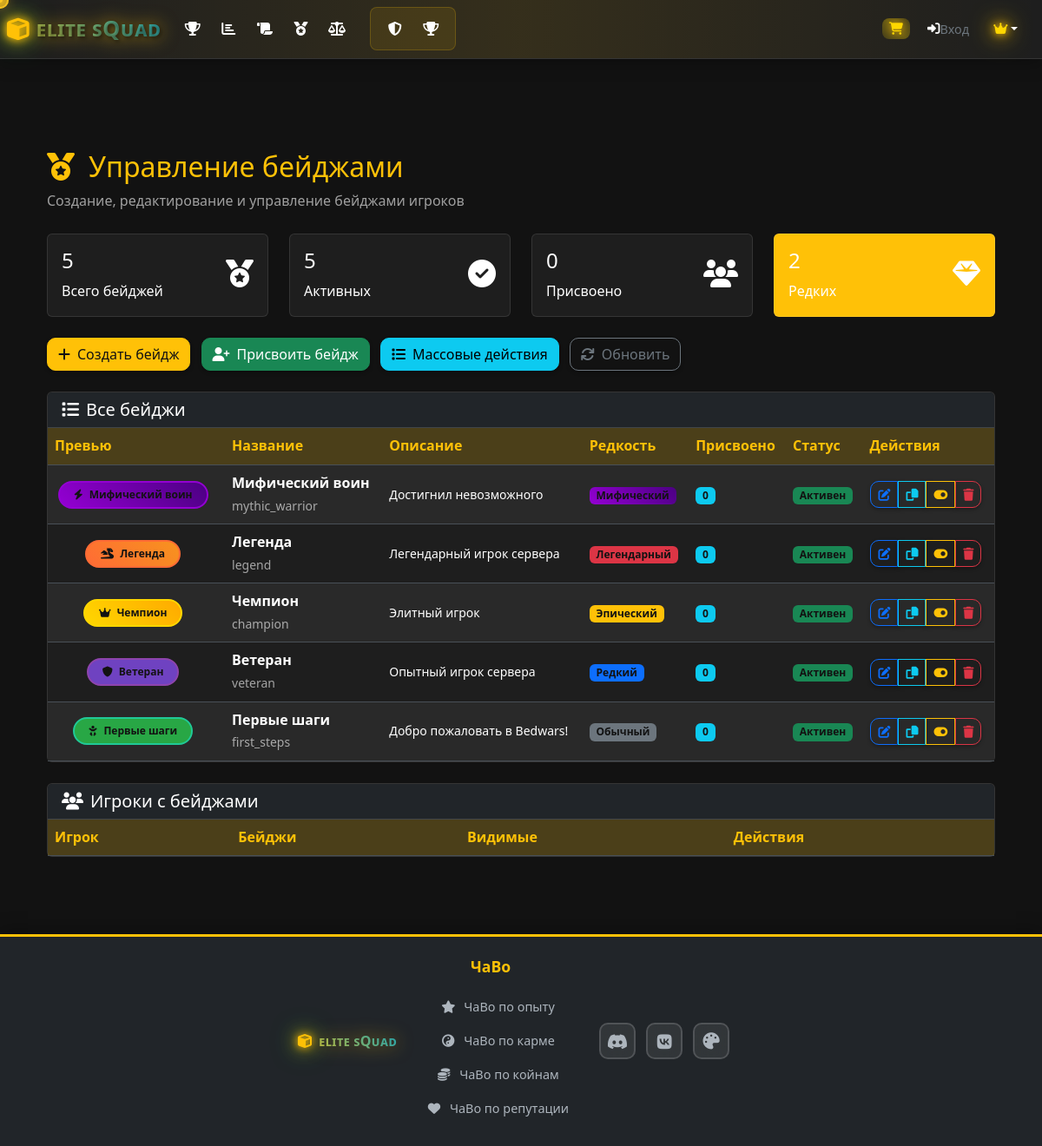
The app's page /admin/badges (signed in) with its own data.
### models.py (models this page shows, shortened)
class Badge(db.Model):
    id = db.Column(db.Integer, primary_key=True)
    name = db.Column(db.String(100), nullable=False, unique=True)
    display_name = db.Column(db.String(100), nullable=False)
    description = db.Column(db.Text, nullable=True)
    icon = db.Column(db.String(50), default='fas fa-medal')  # Font Awesome class
    emoji = db.Column(db.String(10), nullable=True)  # Text emoji
    emoji_url = db.Column(db.String(256), nullable=True)  # Custom emoji file path
    emoji_class = db.Column(db.String(64), nullable=True)  # Font Awesome class for emoji
    color = db.Column(db.String(7), default='#ffd700')  # Hex color
    background_color = db.Column(db.String(7), default='#343a40')  # Background color
    border_color = db.Column(db.String(7), default='#ffd700')  # Border color
    has_gradient = db.Column(db.Boolean, default=False)
    gradient_start = db.Column(db.String(7), nullable=True)
    gradient_end = db.Column(db.String(7), nullable=True)
    rarity = db.Column(db.String(20), default='common', nullable=False)  # common, rare, epic, legendary, mythic
    is_animated = db.Column(db.Boolean, default=False)
    is_active = db.Column(db.Boolean, default=True)
    created_at = db.Column(db.DateTime, default=datetime.utcnow)
    created_by = db.Column(db.String(100), default='admin')
    player_badges = db.relationship('PlayerBadge', backref='badge', lazy=True, cascade='all, delete-orphan')

### routes.py (the view)
@app.route('/admin/badges')
def admin_badges():
    if not session.get('is_admin', False):
        flash('Доступ запрещен!', 'error')
        return redirect(url_for('login'))
    if Badge.query.count() == 0:
        Badge.create_default_badges()
    badges = Badge.query.order_by(Badge.created_at.desc()).all()
    players = Player.query.order_by(Player.nickname).all()
    badge_stats = []
    for badge in badges:
        assigned_count = PlayerBadge.query.filter_by(badge_id=badge.id).count()
        badge_stats.append({
            'badge': badge,
            'assigned_count': assigned_count
        })
    return render_template('admin_badges.html',
                         badge_stats=badge_stats,
                         badges=badges,
                         players=players)

### models.py (called while the page is built)
    def get_badges(self):
        try:
            return PlayerBadge.query.filter_by(player_id=self.id).all()
        except Exception:
            return []

### routes.py (called while the page is built)
@app.context_processor
def inject_current_player():
    current_player = None
    player_nickname = session.get('player_nickname')
    if player_nickname:
        current_player = Player.query.filter_by(nickname=player_nickname).first()
    if 'language' not in session:
        session['language'] = 'ru'
    return dict(current_player=current_player, current_language=session.get('language', 'ru'))

### templates/admin_badges.html (shortened to what this page needs)
{% extends "base.html" %}
{% block content %}
<div class="container-fluid py-4">
    <div class="row">
        <div class="col-12">
            <div class="page-header mb-4">
                <h1 class="h2 text-warning">
                    <i class="fas fa-medal me-3"></i>Управление бейджами
                </h1>
                <p class="text-muted">Создание, редактирование и управление бейджами игроков</p>
            </div>
            <div class="row mb-4">
                <div class="col-md-3">
                    <div class="card bg-primary text-white">
                        <div class="card-body">
                            <div class="d-flex justify-content-between">
                                <div>
                                    <h4>{{ badges|length }}</h4>
                                    <p class="mb-0">Всего бейджей</p>
                                </div>
                                <div class="align-self-center">
                                    <i class="fas fa-medal fa-2x"></i>
                                </div>
                            </div>
                        </div>
                    </div>
                </div>
                <div class="col-md-3">
                    <div class="card bg-success text-white">
                        <div class="card-body">
                            <div class="d-flex justify-content-between">
                                <div>
                                    <h4>{{ badges|selectattr('is_active')|list|length }}</h4>
                                    <p class="mb-0">Активных</p>
                                </div>
                                <div class="align-self-center">
                                    <i class="fas fa-check-circle fa-2x"></i>
                                </div>
                            </div>
                        </div>
                    </div>
                </div>
                <div class="col-md-3">
                    <div class="card bg-info text-white">
                        <div class="card-body">
                            <div class="d-flex justify-content-between">
                                <div>
                                    <h4>{{ badge_stats|sum(attribute='assigned_count') }}</h4>
                                    <p class="mb-0">Присвоено</p>
                                </div>
                                <div class="align-self-center">
                                    <i class="fas fa-users fa-2x"></i>
                                </div>
                            </div>
                        </div>
                    </div>
                </div>
                <div class="col-md-3">
                    <div class="card bg-warning text-dark">
                        <div class="card-body">
                            <div class="d-flex justify-content-between">
                                <div>
                                    <h4>{{ badges|selectattr('rarity', 'equalto', 'legendary')|list|length + badges|selectattr('rarity', 'equalto', 'mythic')|list|length }}</h4>
                                    <p class="mb-0">Редких</p>
                                </div>
                                <div class="align-self-center">
                                    <i class="fas fa-gem fa-2x"></i>
                                </div>
                            </div>
                        </div>
                    </div>
                </div>
            </div>
            <div class="row mb-4">
                <div class="col-12">
                    <button type="button" class="btn btn-primary me-2" data-bs-toggle="modal" data-bs-target="#createBadgeModal">
                        <i class="fas fa-plus me-2"></i>Создать бейдж
                    </button>
                    <button type="button" class="btn btn-success me-2" data-bs-toggle="modal" data-bs-target="#assignBadgeModal">
                        <i class="fas fa-user-plus me-2"></i>Присвоить бейдж
                    </button>
                    <button type="button" class="btn btn-info me-2" data-bs-toggle="modal" data-bs-target="#bulkActionsModal">
                        <i class="fas fa-list me-2"></i>Массовые действия
                    </button>
                    <button type="button" class="btn btn-outline-secondary" onclick="location.reload()">
                        <i class="fas fa-sync me-2"></i>Обновить
                    </button>
                </div>
            </div>
            <div class="card">
                <div class="card-header bg-dark text-white">
                    <h5 class="mb-0">
                        <i class="fas fa-list me-2"></i>Все бейджи
                    </h5>
                </div>
                <div class="card-body p-0">
                    <div class="table-responsive">
                        <table class="table table-dark table-striped mb-0">
                            <thead>
                                <tr>
                                    <th>Превью</th>
                                    <th>Название</th>
                                    <th>Описание</th>
                                    <th>Редкость</th>
                                    <th>Присвоено</th>
                                    <th>Статус</th>
                                    <th>Действия</th>
                                </tr>
                            </thead>
                            <tbody>
                                {% for stat in badge_stats %}
                                {% set badge = stat.badge %}
                                <tr>
                                    <td>
                                        <div class="badge-preview d-flex align-items-center">
                                            {% if badge.has_gradient and badge.gradient_start and badge.gradient_end %}
                                                <span class="badge rounded-pill px-3 py-2 me-2 {{ 'badge-animated' if badge.is_animated else '' }}"
                                                      style="background: linear-gradient(45deg, {{ badge.gradient_start }}, {{ badge.gradient_end }});
                                                             color: {{ badge.color }};
                                                             border: 2px solid {{ badge.border_color }};">
                                            {% else %}
                                                <span class="badge rounded-pill px-3 py-2 me-2 {{ 'badge-animated' if badge.is_animated else '' }}"
                                                      style="background-color: {{ badge.background_color }};
                                                             color: {{ badge.color }};
                                                             border: 2px solid {{ badge.border_color }};">
                                            {% endif %}
                                                {% if badge.emoji_url %}
                                                    <img src="{{ badge.emoji_url }}" class="emoji me-1" alt="emoji" style="width: 16px; height: 16px;">
                                                {% elif badge.emoji %}
                                                    {{ badge.emoji }}
                                                {% else %}
                                                    <i class="{{ badge.icon }} me-1"></i>
                                                {% endif %}
                                                {{ badge.display_name }}
                                            </span>
                                        </div>
                                    </td>
                                    <td>
                                        <strong>{{ badge.display_name }}</strong><br>
                                        <small class="text-muted">{{ badge.name }}</small>
                                    </td>
                                    <td>
                                        <small>{{ badge.description or 'Без описания' }}</small>
                                    </td>
                                    <td>
                                        {% if badge.rarity == 'common' %}
                                            <span class="badge bg-secondary">Обычный</span>
                                        {% elif badge.rarity == 'uncommon' %}
                                            <span class="badge bg-success">Необычный</span>
                                        {% elif badge.rarity == 'rare' %}
                                            <span class="badge bg-primary">Редкий</span>
                                        {% elif badge.rarity == 'epic' %}
                                            <span class="badge bg-warning text-dark">Эпический</span>
                                        {% elif badge.rarity == 'legendary' %}
                                            <span class="badge bg-danger">Легендарный</span>
                                        {% elif badge.rarity == 'mythic' %}
                                            <span class="badge" style="background: linear-gradient(45deg, #9400d3, #4b0082); color: white;">Мифический</span>
                                        {% endif %}
                                    </td>
                                    <td>
                                        <span class="badge bg-info">{{ stat.assigned_count }}</span>
                                    </td>
                                    <td>
                                        {% if badge.is_active %}
                                            <span class="badge bg-success">Активен</span>
                                        {% else %}
                                            <span class="badge bg-secondary">Неактивен</span>
                                        {% endif %}
                                    </td>
                                    <td>
                                        <div class="btn-group btn-group-sm">
                                            <button class="btn btn-outline-primary" onclick="editBadge({{ badge.id }})" title="Редактировать">
                                                <i class="fas fa-edit"></i>
                                            </button>
                                            <button class="btn btn-outline-info" onclick="duplicateBadge({{ badge.id }})" title="Дублировать">
                                                <i class="fas fa-copy"></i>
                                            </button>
                                            <button class="btn btn-outline-warning" onclick="toggleBadgeStatus({{ badge.id }})" title="Переключить статус">
                                                <i class="fas fa-toggle-on"></i>
                                            </button>
                                            <button class="btn btn-outline-danger" onclick="deleteBadge({{ badge.id }})" title="Удалить">
                                                <i class="fas fa-trash"></i>
                                            </button>
                                        </div>
                                    </td>
                                </tr>
                                {% endfor %}
                            </tbody>
                        </table>
                    </div>
                </div>
            </div>
            <div class="card mt-4">
                <div class="card-header bg-dark text-white">
                    <h5 class="mb-0">
                        <i class="fas fa-users me-2"></i>Игроки с бейджами
                    </h5>
                </div>
                <div class="card-body p-0">
                    <div class="table-responsive">
                        <table class="table table-dark table-striped mb-0">
                            <thead>
                                <tr>
                                    <th>Игрок</th>
                                    <th>Бейджи</th>
                                    <th>Видимые</th>
                                    <th>Действия</th>
                                </tr>
                            </thead>
                        </table>
                    </div>
                </div>
            </div>
        </div>
    </div>
</div>
{% endblock %}

### templates/admin_badges.html (style rules this page uses)
.badge-animated { animation: badgeGlow 2s ease-in-out infinite alternate; }
.table th { border-color: #495057; }
.table td { border-color: #495057; vertical-align: middle; }

### records on screen
Badge: display_name "Мифический воин", display_name "Мифический воин", name "mythic_warrior", description "Достигнил невозможного"
Badge: display_name "Легенда", display_name "Легенда", name "legend", description "Легендарный игрок сервера"
Badge: display_name "Чемпион", display_name "Чемпион", name "champion", description "Элитный игрок"
Badge: display_name "Ветеран", display_name "Ветеран", name "veteran", description "Опытный игрок сервера"
Badge: display_name "Первые шаги", display_name "Первые шаги", name "first_steps", description "Добро пожаловать в Bedwars!"

### other values on screen
{{ 'login'|t }} "Вход"
{{ badges|length }} "5"
{{ badges|selectattr('is_active')|list|length }} "5"
{{ badge_stats|sum(attribute='assigned_count') }} "0"
{{ stat.assigned_count }} "0" "0" "0" "0" "0"
